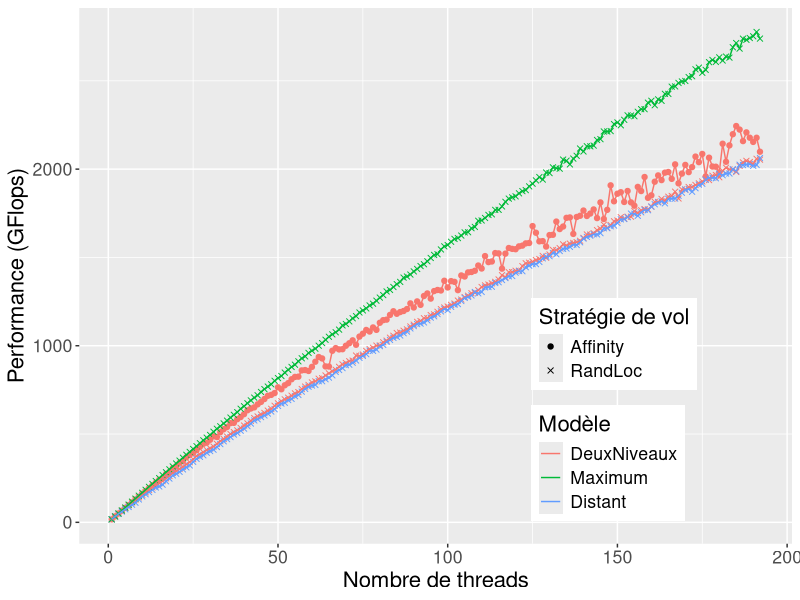
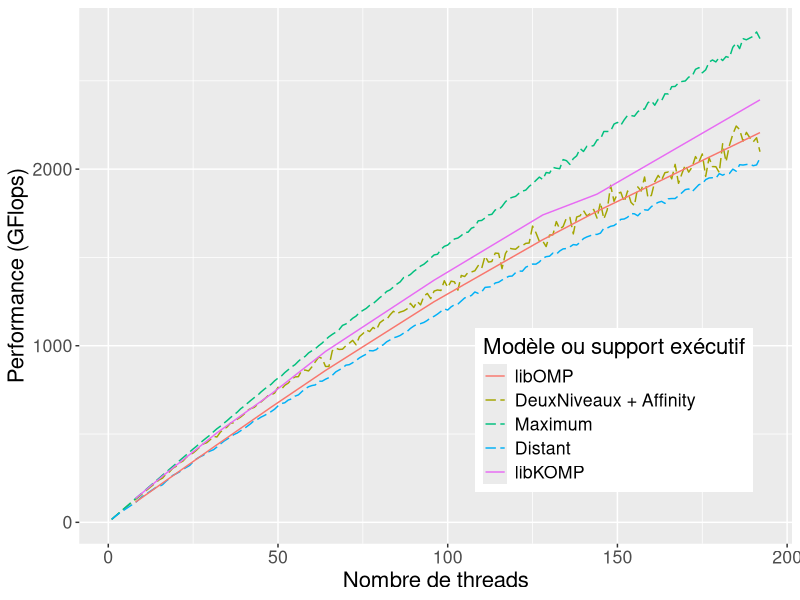
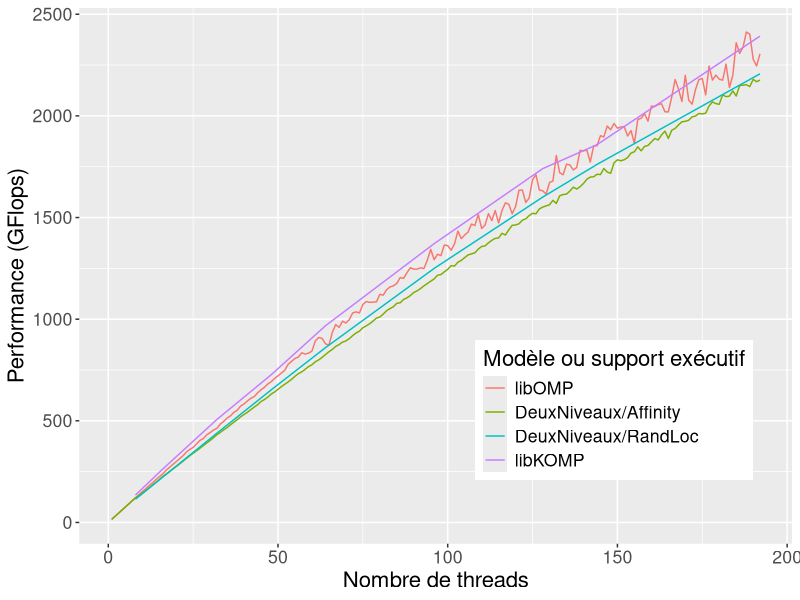
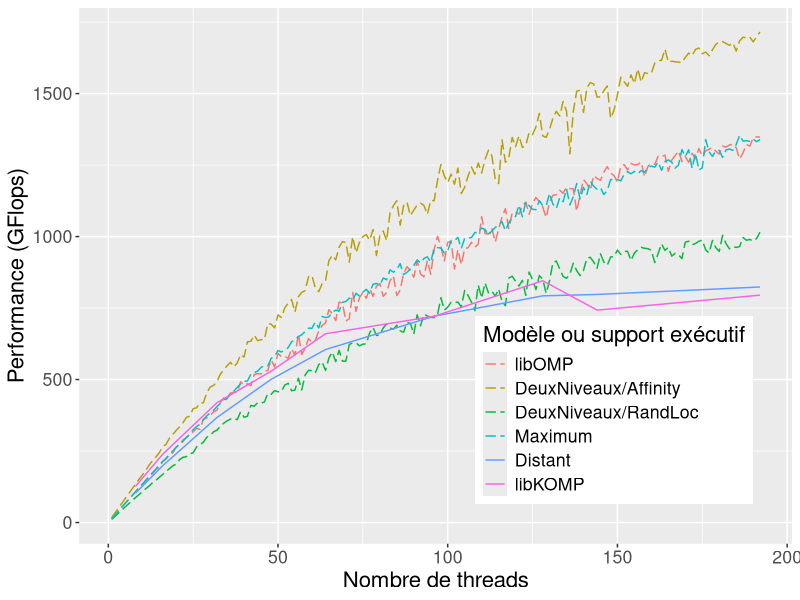
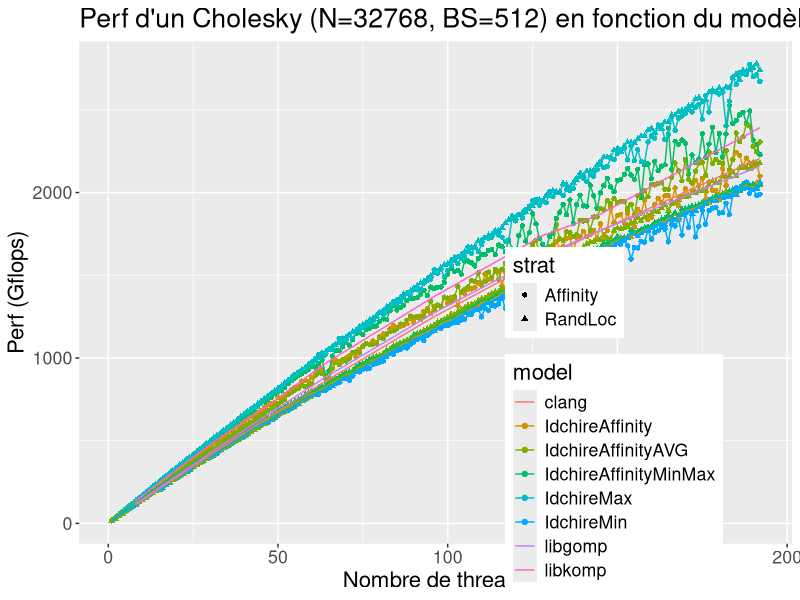
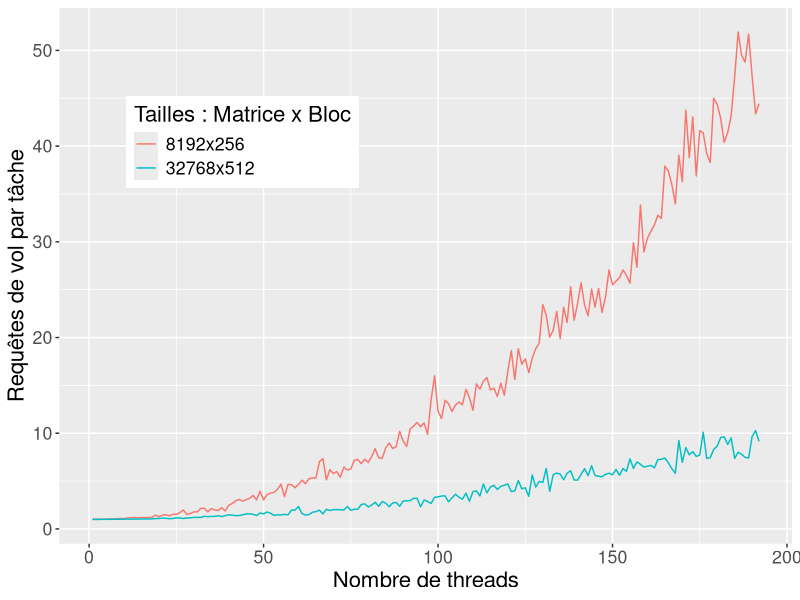

These charts were generated, in order, by the following R code:
library(ggplot2)

df = read.table("./all_data_simulateur.dat", header=TRUE)
df_8k = subset(df, size==8192)
df = subset(df, size==32768)
df_runtime = read.table("../kastors/all_data.dat", header=TRUE)
df_runtime_8k = subset(df_runtime, size == 8192 & blocksize == 256 & program == "dpotrf_taskdep")
df_runtime = subset(df_runtime, size == 32768 & blocksize == 512 & program == "dpotrf_taskdep")

df_steals = read.table("./all_data_steal_count.dat", header=TRUE)

pdf("simu_min_max_affinity_idchire.pdf", width = 10, height=6)

df_simu_min = subset(df, (model == "IdchireMin" & strat == "RandLoc")
                     | (model == "IdchireMax" & strat == "RandLoc")
                     | model == "IdchireAffinity")

myplot = ggplot(df_simu_min, aes(x=threads, y = gflops))
myplot = myplot + geom_point(aes(colour=model, shape=strat, group=interaction(model,strat)))
myplot = myplot + geom_line(aes(colour=model, group=interaction(model, strat)))
myplot = myplot + guides(colour = guide_legend(override.aes = list(shape = NA)))
#myplot = myplot + expand_limits(y=0)
myplot = myplot + theme(legend.position=c(0.75, 0.25), text = element_text(size=16))
myplot = myplot + scale_colour_discrete(name="Modèle", labels=c("DeuxNiveaux", "Maximum", "Distant"))
myplot = myplot + scale_shape_manual(name="Stratégie de vol", values=c(19, 4))
#myplot = myplot + ggtitle("P d'un Cholesky (N=32768, BS=512) en fonction du modèle et strat.")
myplot = myplot + ylab("Performance (GFlops)")
myplot = myplot + xlab("Nombre de threads")

print(myplot)
dev.off()

pdf("simu_affinity_runtime_idchire.pdf", width = 10, height=6)

df_affinity = subset(df, (model == "IdchireAffinity" & strat == "Affinity")
                     | (model == "IdchireMin" & strat == "RandLoc")
                     | (model == "IdchireMax" & strat == "RandLoc"))

myplot = ggplot(df_affinity, aes(x=threads, y = gflops))
#myplot = myplot + geom_point(aes(colour=model, shape=strat, group=interaction(model,strat)))
myplot = myplot + geom_line(aes(colour=model, group=interaction(model, strat)), linetype = "longdash")
myplot = myplot + geom_line(data=subset(df_runtime, runtime=="clang" | runtime=="libkomp"), aes(colour=runtime))
myplot = myplot + guides(colour = guide_legend(override.aes = list(shape = NA)))
#myplot = myplot + expand_limits(y=0)
myplot = myplot + theme(legend.position=c(0.75, 0.25), text = element_text(size=16))
myplot = myplot + scale_colour_discrete(name="Modèle ou support exécutif", labels=c("libOMP", "DeuxNiveaux + Affinity", "Maximum", "Distant", "libKOMP"))
#myplot = myplot + scale_shape_manual(name="Stratégie de vol", values=c(19, 4))
#myplot = myplot + ggtitle("P d'un Cholesky (N=32768, BS=512) en fonction du modèle et strat.")
myplot = myplot + ylab("Performance (GFlops)")
myplot = myplot + xlab("Nombre de threads")

print(myplot)
dev.off()

pdf("simu_affinity_avg_runtime_idchire.pdf", width = 10, height=6)

df_affinity_avg = subset(df, (model == "IdchireAffinityAVG"))

myplot = ggplot(df_affinity_avg, aes(x=threads, y = gflops))
#myplot = myplot + geom_point(aes(colour=model, shape=strat, group=interaction(model,strat)))
myplot = myplot + geom_line(aes(colour=interaction(model, strat), group=interaction(model, strat)))
myplot = myplot + geom_line(data=subset(df_runtime, runtime=="clang" | runtime=="libkomp"), aes(colour=runtime))
#myplot = myplot + geom_ribbon(data=subset(df_runtime, runtime=="clang" | runtime=="libkomp"), aes(colour=runtime, ymin=gflops-(2*std/iterations), ymax=gflops+(2*std/iterations)))
myplot = myplot + guides(colour = guide_legend(override.aes = list(shape = NA)), fill=guide_legend(override.aes=list(linetype=0, shape='')))
#myplot = myplot + expand_limits(y=0)
myplot = myplot + theme(legend.position=c(0.75, 0.25), text = element_text(size=16))
myplot = myplot + scale_colour_discrete(name="Modèle ou support exécutif", labels=c("libOMP", "DeuxNiveaux/Affinity", "DeuxNiveaux/RandLoc", "libKOMP"))
#myplot = myplot + scale_fill_manual(name="")
#myplot = myplot + scale_shape_manual(name="Stratégie de vol", values=c(19, 4))
#myplot = myplot + ggtitle("P d'un Cholesky (N=32768, BS=512) en fonction du modèle et strat.")
myplot = myplot + ylab("Performance (GFlops)")
myplot = myplot + xlab("Nombre de threads")

print(myplot)
dev.off()

pdf("simu_affinity_8k_runtime_idchire.pdf", width = 10, height=6)

#df_affinity_avg = subset(df_8k, (model == "IdchireAffinityAVG" | model == "IdchireMin" | model == "IdchireMax" | model == "IdchireTmp"))
df_affinity_avg = subset(df_8k, (model == "IdchireAffinityAVG" | model == "IdchireMin" | model == "IdchireMax"))

myplot = ggplot(df_affinity_avg, aes(x=threads, y = gflops))
#myplot = myplot + geom_point(aes(colour=model, shape=strat, group=interaction(model,strat)))
myplot = myplot + geom_line(aes(colour=interaction(model, strat), group=interaction(model, strat)), linetype="longdash")
myplot = myplot + geom_line(data=subset(df_runtime_8k, runtime=="clang" | runtime=="libkomp"), aes(colour=runtime))
myplot = myplot + guides(colour = guide_legend(override.aes = list(shape = NA)))
#myplot = myplot + expand_limits(y=0)
myplot = myplot + theme(legend.position=c(0.75, 0.25), text = element_text(size=16))
myplot = myplot + scale_colour_discrete(name="Modèle ou support exécutif", labels=c("libOMP", "DeuxNiveaux/Affinity", "DeuxNiveaux/RandLoc", "Maximum", "Distant", "libKOMP"))
#myplot = myplot + scale_shape_manual(name="Stratégie de vol", values=c(19, 4))
#myplot = myplot + ggtitle("P d'un Cholesky (N=32768, BS=512) en fonction du modèle et strat.")
myplot = myplot + ylab("Performance (GFlops)")
myplot = myplot + xlab("Nombre de threads")

print(myplot)
dev.off()

pdf("simu_all_models_idchire.pdf", width = 10, height=6)

myplot = ggplot(df, aes(x=threads, y = gflops))
myplot = myplot + geom_point(aes(colour=model, shape=strat, group=interaction(model,strat)))
myplot = myplot + geom_line(aes(colour=model, group=interaction(model, strat)))
myplot = myplot + geom_line(data=df_runtime, aes(colour=runtime))
#myplot = myplot + expand_limits(y=0)
myplot = myplot + theme(legend.position=c(0.75, 0.25), text = element_text(size=16))
myplot = myplot + ggtitle("Perf d'un Cholesky (N=32768, BS=512) en fonction du modèle et strat.")
myplot = myplot + ylab("Perf (Gflops)")
myplot = myplot + xlab("Nombre de threads")

print(myplot)
dev.off()

pdf("simu_steal_visits_idchire.pdf", width = 10, height=6)

df_steals=subset(df_steals, strat=="Affinity")

myplot = ggplot(df_steals, aes(x=threads, y = steals_per_task))
#myplot = myplot + geom_point(aes(colour=factor(size)))
myplot = myplot + geom_line(aes(colour=factor(size)))
#myplot = myplot + geom_line(aes(colour=factor(size), y=visits_per_task/180))
#myplot = myplot + geom_line(data=df_runtime, aes(colour=runtime))
#myplot = myplot + expand_limits(y=0)
myplot = myplot + theme(legend.position=c(0.25, 0.75), text = element_text(size=16))
#myplot = myplot + ggtitle("Visites par tache")
myplot = myplot + scale_colour_discrete(name="Tailles : Matrice x Bloc", labels=c("8192x256", "32768x512"))
myplot = myplot + ylab("Requêtes de vol par tâche")
myplot = myplot + xlab("Nombre de threads")

print(myplot)
dev.off()
